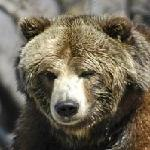
#> input picture AnimalFace/Image/BearHead/bearfrontal0017.jpg, 150 x 150 px, found by its file name; its folder holds only this picture in this run
$ python 'AnimalFace Project.py'
#> lines starting #> are read from the running program, lines starting #| are printed output that depends on the picture
#!/usr/bin/env python
# coding: utf-8

# In[1]:


import matplotlib.pyplot as plt
import numpy as np
import os
import pprint
pp = pprint.PrettyPrinter(indent=4)


# In[2]:


import joblib
from skimage.io import imread
from skimage.transform import resize

def resize_all(src, pklname, include, width=150, height=None):
    """
    load images from path, resize them and write them as arrays to a dictionary,
    together with labels and metadata. The dictionary is written to a pickle file
    named '{pklname}_{width}x{height}px.pkl'.

    Parameter
    ---------
    src: str
        path to data
    pklname: str
        path to output file
    width: int
        target width of the image in pixels
    include: set[str]
        set containing str
    """
#> called with pklname = 'animal_faces', width = 80

    height = height if height is not None else width

    data = dict()
    data['description'] = 'resized ({0}x{1})animal images in rgb'.format(int(width), int(height))
    data['label'] = []
    data['filename'] = []
    data['data'] = []

    pklname = f"{pklname}_{width}x{height}px.pkl"

    # read all images in PATH, resize and write to DESTINATION_PATH
    for subdir in os.listdir(src):
        if subdir in include:
            print(subdir)
            current_path = os.path.join(src, subdir)

            for file in os.listdir(current_path):
                if file[-3:] in {'jpg', 'png'}:
                    im = imread(os.path.join(current_path, file))
#> im is the input picture: shape (150, 150, 3); mean R, G, B 109.9, 102, 85.5
                    im = resize(im, (width, height)) #[:,:,::-1]
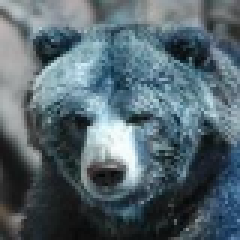
#> im: shape (80, 80, 3) float64 (shown 3 times larger); mean B, G, R 0.431, 0.4, 0.336
                    data['label'].append(subdir[:-4])
                    data['filename'].append(file)
                    data['data'].append(im)

        joblib.dump(data, pklname)


# In[3]:


import os

# Use the correct environment variable for Windows
data_path = r"C:\Users\User\Desktop\animal face project\AnimalFace\Image"

# Check if the path exists before listing
if os.path.exists(data_path):
    print(os.listdir(data_path))
else:
    print(f"Error: The path '{data_path}' does not exist.")


# In[4]:


base_name = 'animal_faces'
width = 80

include = {'ChickenHead', 'BearHead', 'ElephantHead',
           'EagleHead', 'DeerHead', 'MonkeyHead', 'PandaHead'}

resize_all(src=data_path, pklname=base_name, width=width, include=include)


# In[5]:


from collections import Counter

data = joblib.load(f'{base_name}_{width}x{width}px.pkl')

print('number of samples: ', len(data['data']))
print('keys: ', list(data.keys()))
print('description: ', data['description'])
print('image shape: ', data['data'][0].shape)
print('labels:', np.unique(data['label']))

Counter(data['label'])


# In[6]:


# use np.unique to get all unique values in the list of labels
labels = np.unique(data['label'])

# set up the matplotlib figure and axes, based on the number of labels
fig, axes = plt.subplots(1, len(labels))
fig.set_size_inches(15,4)
fig.tight_layout()

# make a plot for every label (equipment) type. The index method returns the
# index of the first item corresponding to its search string, label in this case
#> (the run stopped early here; a loop or call above may not have finished)
